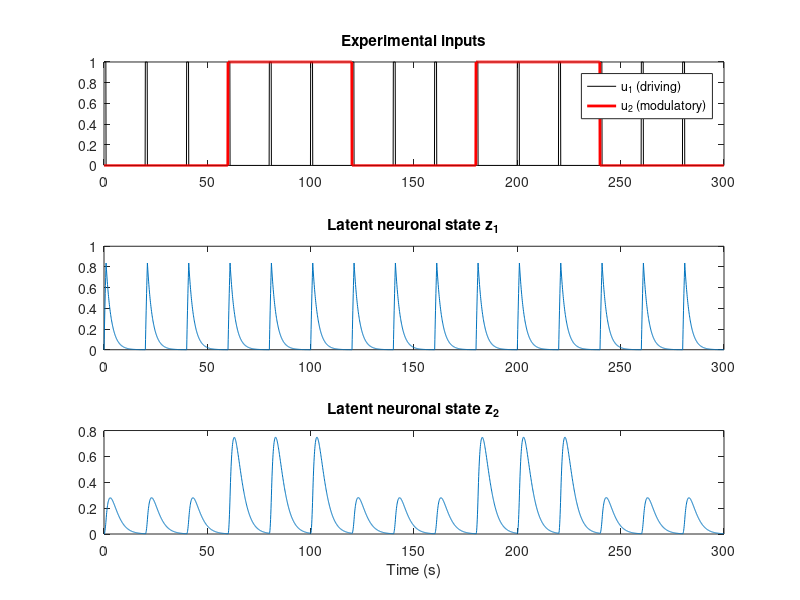
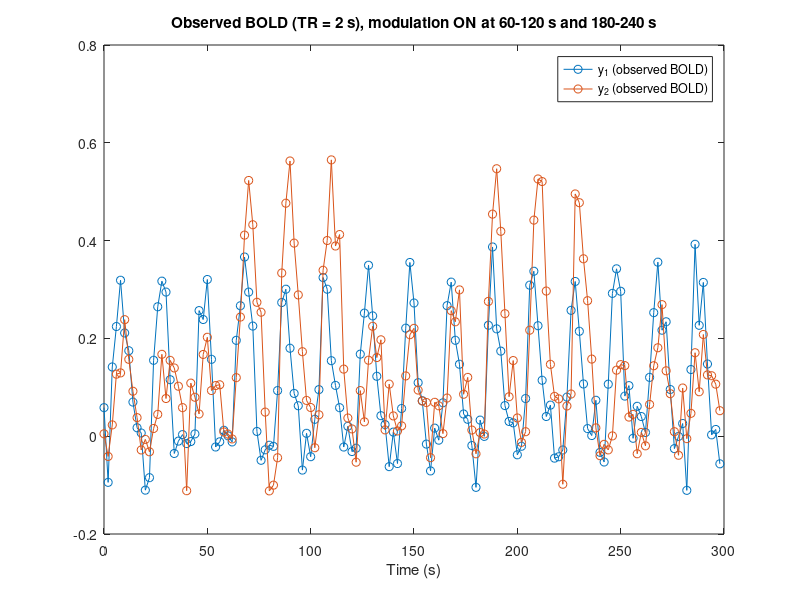

MATLAB code to generate these figures, in order: (Note: this script raises an error after producing the figures.)
%% Chapter 35 Lab: Dynamic Causal Models (MATLAB)
% This lab accompanies Chapter 35, "Dynamic Causal Models". You will build
% the core logic of a DCM by hand: simulate a two-region bilinear neuronal
% system in which a modulatory input strengthens the z1 -> z2 connection,
% pass the latent neuronal states through a hemodynamic observation model,
% and compare a "modulation" model against a "no-modulation" model using
% BIC as a simple stand-in for log model evidence.
%
% Companion to: https://torwager.github.io/elements-of-fmri-tutorials/book/part6/ch35-dynamic-causal-models
%
% Requirements: base MATLAB plus the Statistics and Machine Learning
% Toolbox (for gampdf). No SPM or DCM toolbox is needed — everything is
% simulated. Real DCM analyses use SPM (spm_dcm_*), which performs full
% Bayesian inversion of the neuronal + Balloon hemodynamic model.
%
% Runtime: under a minute. All data are simulated.

%% 1. A two-region bilinear neuronal model
% The bilinear DCM neuronal equation is
%
%   dz/dt = (A + sum_j u_j * B{j}) * z + C * u
%
% A  = intrinsic coupling among regions (here z1 -> z2 with weight 0.3,
%      plus self-decay terms on the diagonal)
% B2 = change in coupling induced by input u2 (u2 gates z1 -> z2)
% C  = direct driving influence of input u1 (drives region 1 only)
%
% Input u1 delivers brief driving pulses (like stimuli); input u2 is a
% sustained block "context" (like attention) that modulates the connection.

dt = 0.1;                 % integration step (s)
T  = 300;                 % total simulation time (s)
t  = (0:dt:T-dt)';        % time grid
n  = numel(t);

u1 = double(mod(t, 20) < 1);             % 1-s driving pulse every 20 s
u2 = double(mod(floor(t/60), 2) == 1);   % alternating 60-s modulatory blocks

A  = [-0.4  0; 0.3 -0.4];  % intrinsic coupling (z1 -> z2 = 0.3)
B2 = [0 0; 0.5 0];         % u2 adds 0.5 to the z1 -> z2 path
C  = [1; 0];               % u1 drives region 1 only

%% 2. Simulate the latent neuronal dynamics (Euler integration)
% We step the differential equation forward in time. During modulation-ON
% blocks the effective z1 -> z2 coupling is 0.3 + 0.5 = 0.8, so region 2
% responds much more strongly to the same driving pulses.

z = zeros(n, 2);
for i = 1:n-1
    dz = (A + u2(i) * B2) * z(i, :)' + C * u1(i);
    z(i+1, :) = z(i, :) + dt * dz';
end

figure;
subplot(3, 1, 1); plot(t, u1, 'k'); hold on; plot(t, u2, 'r', 'LineWidth', 2);
legend('u_1 (driving)', 'u_2 (modulatory)'); title('Experimental inputs');
subplot(3, 1, 2); plot(t, z(:, 1)); title('Latent neuronal state z_1');
subplot(3, 1, 3); plot(t, z(:, 2)); title('Latent neuronal state z_2');
xlabel('Time (s)');

%% 3. Hemodynamic observation model: from z to BOLD
% Real DCM uses an extended Balloon model (vasodilatory signal, inflow,
% volume, deoxyhemoglobin) with region-specific parameters. As a simple
% stand-in we convolve the neuronal states with a canonical double-gamma
% HRF, sample every TR = 2 s, and add measurement noise.

hrf_t = (0:dt:30)';                                  % 30-s HRF support
hrf   = gampdf(hrf_t, 6, 1) - gampdf(hrf_t, 16, 1) / 6;   % canonical double-gamma HRF (peak - undershoot/6)

step  = round(2 / dt);                               % fine samples per TR (TR = 2 s)
TR_t  = t(1:step:end);                               % acquisition times

y1_clean = conv(z(:, 1), hrf) * dt;  y1_clean = y1_clean(1:step:n);
y2_clean = conv(z(:, 2), hrf) * dt;  y2_clean = y2_clean(1:step:n);

rng(35);                                             % seed for reproducible noise
noise_sd = 0.05;                                     % measurement noise SD (a.u.)
y1 = y1_clean + noise_sd * randn(size(y1_clean));
y2 = y2_clean + noise_sd * randn(size(y2_clean));

figure;
plot(TR_t, y1, 'o-', TR_t, y2, 'o-');
legend('y_1 (observed BOLD)', 'y_2 (observed BOLD)');
xlabel('Time (s)'); title('Observed BOLD (TR = 2 s), modulation ON at 60-120 s and 180-240 s');

%% 4. Invert two candidate models
% We now play the analyst: given the noisy y2, which generative model
% explains it best?
%   Model 1 ("modulation"):     a21 and b21 free       (k = 2 parameters)
%   Model 0 ("no modulation"):  a21 free, b21 fixed 0  (k = 1 parameter)
% Because z1 does not depend on a21 or b21 (no z2 -> z1 connection), we can
% hold the simulated z1 fixed and refit only region 2's dynamics — a cheap
% least-squares stand-in for DCM's Bayesian (EM) inversion.

z1_true = z(:, 1);   % simulated z1, held fixed (no z2 -> z1 connection)
a22 = -0.4;          % region-2 self-decay, treated as known here

obj_mod   = @(th) dcm_rss(th(1), th(2), z1_true, u2, y2, hrf, dt, step, a22, n);
obj_nomod = @(th) dcm_rss(th(1), 0,     z1_true, u2, y2, hrf, dt, step, a22, n);

theta1 = fminsearch(obj_mod,   [0.2 0.2]);   rss1 = obj_mod(theta1);    k1 = 2;   % [a21 b21] start; k = free params
theta0 = fminsearch(obj_nomod, 0.2);         rss0 = obj_nomod(theta0);  k0 = 1;   % a21 start

fprintf('Modulation model:    a21 = %.3f, b21 = %.3f (truth: 0.30, 0.50), RSS = %.3f\n', ...
    theta1(1), theta1(2), rss1);
fprintf('No-modulation model: a21 = %.3f                                 RSS = %.3f\n', ...
    theta0(1), rss0);

%% 5. Compare models with BIC (a simple evidence proxy)
% BIC = n*log(RSS/n) + k*log(n) penalizes fit by complexity. The difference
% in BIC approximates twice the log Bayes factor; a large positive
% dBIC (no-mod minus mod) is strong evidence for the modulation model.
% (Real DCM uses a free-energy approximation to the log evidence instead.)

n_obs = numel(y2);
bic1  = n_obs * log(rss1 / n_obs) + k1 * log(n_obs);
bic0  = n_obs * log(rss0 / n_obs) + k0 * log(n_obs);

fprintf('BIC (modulation)    = %.1f\n', bic1);
fprintf('BIC (no modulation) = %.1f\n', bic0);
fprintf('dBIC = %.1f -> approximate Bayes factor exp(dBIC/2) = %.2g in favor of modulation\n', ...
    bic0 - bic1, exp((bic0 - bic1) / 2));

% Visualize why: the no-modulation model cannot produce different response
% amplitudes in ON vs OFF blocks.
pred1 = dcm_predict(theta1(1), theta1(2), z1_true, u2, hrf, dt, step, a22, n);
pred0 = dcm_predict(theta0(1), 0,         z1_true, u2, hrf, dt, step, a22, n);

figure;
plot(TR_t, y2, 'k.', TR_t, pred1, '-', TR_t, pred0, '-');
legend('observed y_2', 'modulation model fit', 'no-modulation model fit');
xlabel('Time (s)'); title('Model fits to region-2 BOLD');

%% 6. Control analysis: data generated WITHOUT modulation
% Model comparison should also protect us from over-claiming. Regenerate
% the data with b21 = 0 (no true modulation) and repeat: now the extra
% parameter buys almost no fit, and the BIC penalty makes the simpler
% model win.

z2_null = simulate_z2(0.3, 0, z1_true, u2, dt, a22, n);
y2_null_clean = conv(z2_null, hrf) * dt;
y2_null = y2_null_clean(1:step:n) + noise_sd * randn(n_obs, 1);

obj_mod_n   = @(th) dcm_rss(th(1), th(2), z1_true, u2, y2_null, hrf, dt, step, a22, n);
obj_nomod_n = @(th) dcm_rss(th(1), 0,     z1_true, u2, y2_null, hrf, dt, step, a22, n);

th1n = fminsearch(obj_mod_n,   [0.2 0.2]);  rss1n = obj_mod_n(th1n);   % [a21 b21] start
th0n = fminsearch(obj_nomod_n, 0.2);        rss0n = obj_nomod_n(th0n); % a21 start

bic1n = n_obs * log(rss1n / n_obs) + 2 * log(n_obs);
bic0n = n_obs * log(rss0n / n_obs) + 1 * log(n_obs);
fprintf('Null-truth data: dBIC (no-mod - mod) = %.1f (negative -> simpler model wins)\n', ...
    bic0n - bic1n);

%% 7. Where to go from here
% What real DCM adds beyond this toy version:
%  - A biophysical Balloon hemodynamic model per region, with parameters
%    estimated under shrinkage priors (not a fixed canonical HRF)
%  - Full Bayesian inversion (EM), yielding posterior distributions over
%    all coupling parameters, not just point estimates
%  - Model evidence via a free-energy approximation, and group inference
%    via Parametric Empirical Bayes (PEB)
% Caveats to carry with you: inferences are only as good as the specified
% model; omitting regions that influence the modeled ones can produce
% false conclusions about direction and strength of connections; and
% classical DCM is limited to small networks. Use DCM to identify systems
% and pathways rather than to make strong causal claims.
%
% In SPM, see spm_dcm_specify / spm_dcm_estimate / spm_dcm_peb to run the
% real thing on your own data.

%% Local functions

function z2 = simulate_z2(a21, b21, z1, u2, dt, a22, n)
% Simulate region 2's neuronal state given candidate coupling parameters.
% z1 is held fixed because no z2 -> z1 connection exists in this model.
z2 = zeros(n, 1);
drive = (a21 + b21 * u2) .* z1;
for i = 1:n-1
    z2(i+1) = z2(i) + dt * (drive(i) + a22 * z2(i));
end
end

function pred = dcm_predict(a21, b21, z1, u2, hrf, dt, step, a22, n)
% Predicted BOLD for region 2: simulate neuronal state, convolve with HRF,
% and sample at the TR.
z2 = simulate_z2(a21, b21, z1, u2, dt, a22, n);
pred = conv(z2, hrf) * dt;
pred = pred(1:step:n);
end

function r = dcm_rss(a21, b21, z1, u2, y2obs, hrf, dt, step, a22, n)
% Residual sum of squares of the candidate model's predicted BOLD.
pred = dcm_predict(a21, b21, z1, u2, hrf, dt, step, a22, n);
r = sum((y2obs - pred).^2);
end
